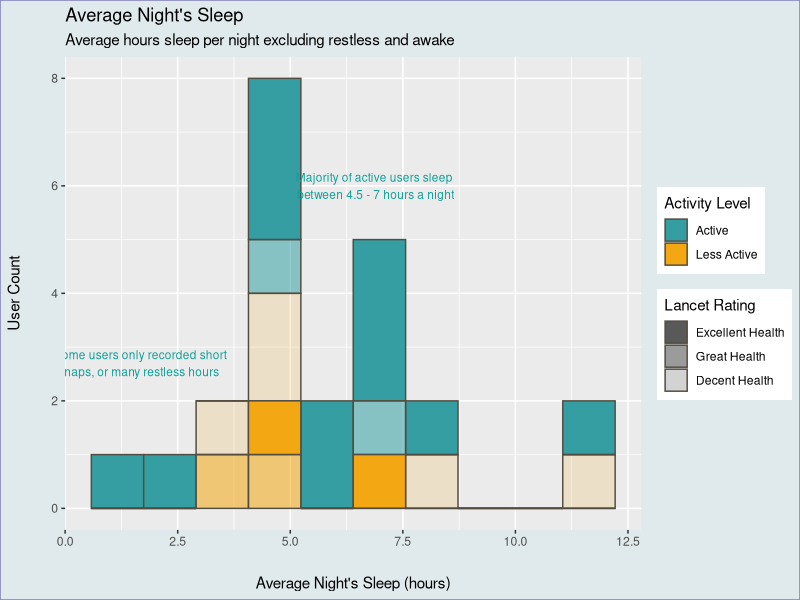

Generate this figure with R:
# Install necessary packages
install.packages("ggplot2")
install.packages("readr")
install.packages("tidyverse")
library("readr")
library("ggplot2")
library("tidyverse")



# Boot up our SQL tables
sleep_trends <- read_csv('sleep_amount_calculation.csv')
user_activity<- read_csv('user_activity_summary.csv')

# Create new joint dataframe from join of sleep calculations and activity
sleep_vs_activity <- sleep_trends %>% 

# Join the 2 tables prioritizing 9 users found in stress table
  left_join(user_activity, by = c('id' = 'Id')) %>%
  # Use vector at 'by' section when 
  # matching data is named differently
  
  
# # Set up case for new activity labels  
#   mutate(activity_label = case_when(
#     avg_wk_active_days > 3.0 ~ 'Active',
#     TRUE ~ 'Less Active'
#   )) %>% 
  
  

  
# Ensures we are grouping the new table by the 23 users with sleep data
  group_by(id) %>% 


# Set up case for new activity labels  
mutate(activity_label = case_when(
  (wk_avg_very_min + wk_avg_fairly_min) >= 150.0 ~ 'Active',
  TRUE ~ 'Less Active'
))


# Create histogram showing how many active days per week vs. activity level
ggplot(data = sleep_vs_activity)+
  geom_histogram(mapping = aes(x = avg_nightly_sleep_hours,
                               fill = activity_label,
                               alpha = lancet_rating),
                 bins = 10,
                 color = '#534D41')+
  
# # Add density line to histogram
#   geom_density()+
  
  
# Order and label Stress Levels legend, then add colors
  scale_fill_manual(
    name = 'Activity Level',
# Add breaks to ensure order does not get randomly alphabetized    
    breaks = c('Active', 'Less Active'),
    values = c('Active' = '#349EA3',
               'Less Active' = '#F3A712'),
    guide = guide_legend(order = 1)
  )+
  
  
# Order and label Stress Levels legend, then add colors
  scale_alpha_manual(
    name = 'Lancet Rating',
# Add breaks to ensure order does not get randomly alphabetized
    breaks = c('Excellent Health',
               'Great Health',
               'Decent Health'),
    values = c('Excellent Health' = 1.0,
               'Great Health' = 0.55,
               'Decent Health' = 0.16),
    drop = FALSE,
    guide = guide_legend(order = 2)
  )+
  
  
# Add space for the axis titles
  theme(
    axis.title.y = element_text(
      margin = margin(t = 0, r = 20, b = 0, l = 0)),
    axis.title.x = element_text(
      margin = margin(t = 20, r = 0, b = 0, l = 0)),
# Add color to outside of the grid
    plot.background = element_rect(
      color = '#7D7ABC', fill = '#E0EAED'),
  )+
  
  
# Add labels for Viz Title and Axis Titles
  labs(
    title = 'Average Night\'s Sleep', 
    subtitle = 'Average hours sleep per night excluding restless and awake',
    x = 'Average Night\'s Sleep (hours)',
    y = 'User Count'
  )+
  
# Make comments around interesting plot points
annotate('text', x = 6.9, y = 6,
  label = 'Majority of active users sleep \nbetween 4.5 - 7 hours a night',
  fontface = 'plain', size = 3, color = '#10A099')+
  
annotate('text', x = 1.7, y = 2.7, 
  label = 'Some users only recorded short \nnaps, or many restless hours',
  fontface = 'plain', size = 3, color = '#10A099')


